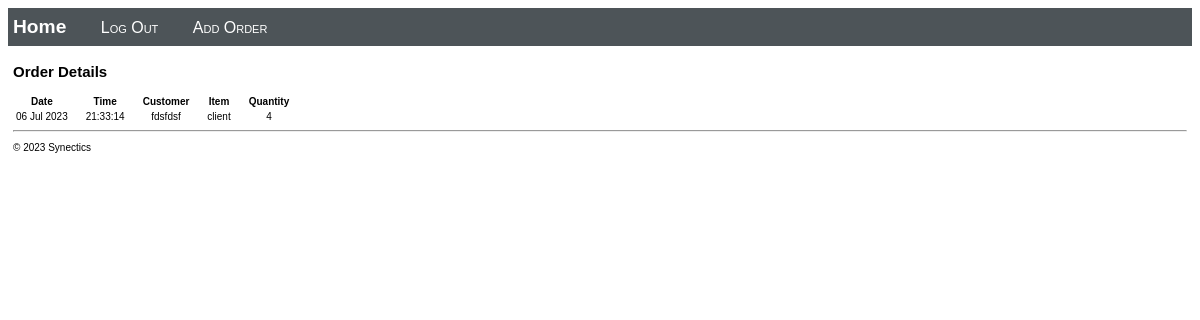
Page /detail/12 (signed in) on the committed database.
### customerdatabase/models.py (models this page shows, shortened)
class CustomerOrderEntry(models.Model):
    customerName = models.CharField("Customer Name", max_length=200)
    entryDate = models.DateTimeField("date added")
    customerOrder = models.ForeignKey(CustomerOrderDetails, on_delete=models.CASCADE)

class CustomerOrderDetails(models.Model):
    orderItem = models.CharField("Item", max_length=6, choices=ORDER_CHOICES, default='client')
    quantity = models.PositiveIntegerField("Quantity")

### customerdatabase/views.py (the view)
# urls.py: path("detail/<id>", views.detail, name="detail"),
def detail(request, id):
    context ={}
    context["data"] = CustomerOrderEntry.objects.get(id = id)
    return render(request, "customerdatabase/detail.html", context)

### customerdatabase/templates/customerdatabase/detail.html (shortened to what this page needs)
{% extends "customerdatabase/layout.html" %}
{% block content %}
{% if user.is_staff %}
    <h2>Order Details</h2>
        <table class="message_list">
            <thead>
            <tr>
                <th>Date</th>
                <th>Time</th>
                <th>Customer</th>
                <th>Item</th>
                <th>Quantity</th>
            </tr>
            </thead>
            <tbody>
                <tr>
                    <td>{{ data.entryDate | date:'d M Y' }}</td>
                    <td>{{ data.entryDate | time:'H:i:s' }}</td>
                    <td>
                        {{ data.customerName }}
                    </td>
                    <td>{{ data.customerOrder.orderItem }}</td>
                    <td>{{ data.customerOrder.quantity }}</td>
                </tr>
            </tbody>
        </table>
{% else %}
<p>You are not logged in. Please Log In to continue.</p>
<a class="nav-link" href="{% url 'admin:index' %}"> Log In </a>
{% endif %}
{% endblock %}

### customer_database_project/static/customerdatabase/site.css (style rules this page uses)
.message_list th,td { text-align: center; padding-right: 15px; }

### rows in the picture
CustomerOrderEntry: entryDate "06 Jul 2023", entryDate "21:33:14", customerName "fdsfdsf", customerOrder.orderItem "client", customerOrder.quantity "4"
